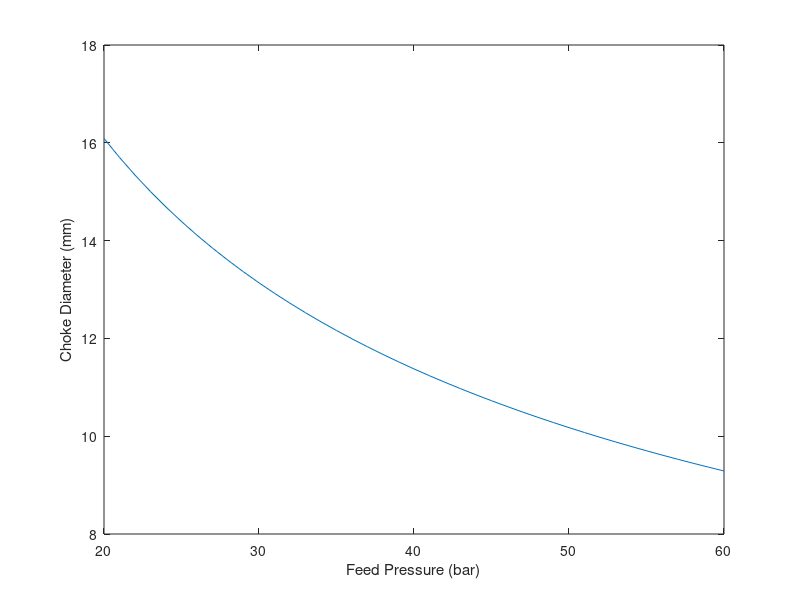

Source code (MATLAB): (Note: this script raises an error after producing the figure.)
clc;

%%NOT DONE NEED TO INTEGRATE TO MAIN
air_mdot_gay = 2; %(lb/s)
air_mdot = air_mdot_gay / 2.205; % kg/s

% Guesses
p_feed_gay = 20:1:60; % feed pressue (bar)
p_feed = p_feed_gay * 100000; % Pa
density_air = 1.225; %m^3/kg

c_d = 0.9;
c_f = 0.6989; % critical flow
R = 8.134; % J/mol * K
M = 0.02897; %kg/mol
T_0 = 283.15; %K

A_feed_gay = 332.45; % (mm^2) -16 : assuming wall thickness of 0.095"
A_feed = A_feed_gay / 10^6; % m^2

A_choke_better = air_mdot .* sqrt(R ./ M .* T_0) ./ (c_d .* c_f .* p_feed);
dia_mm = 2 * sqrt(A_choke_better * 10^6 / pi());

%fprintf("The area of choke is %.3f m^2 (%.3f mm^2)\n", A_choke_better, A_choke_better * 10^6);
%fprintf("Area Ratio: %.3f\n", A_feed./A_choke_better);
%fprintf("Diameter = %.3f mm ", dia_mm);

figure();
plot(p_feed_gay, dia_mm);
xlabel('Feed Pressure (bar)');
ylabel('Choke Diameter (mm)');
yline(11,'r-', "Minimum Diameter");
title('Choke Diameter vs Feed Pressure');
grid on;
